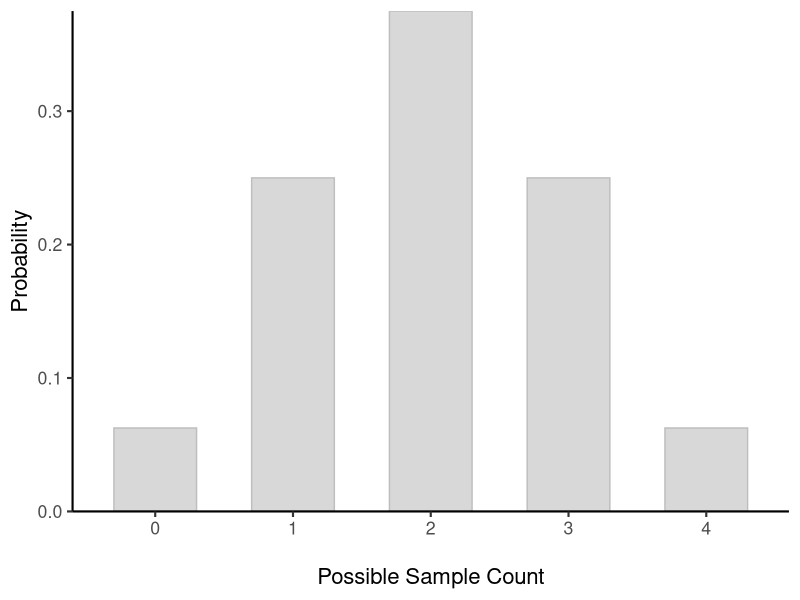
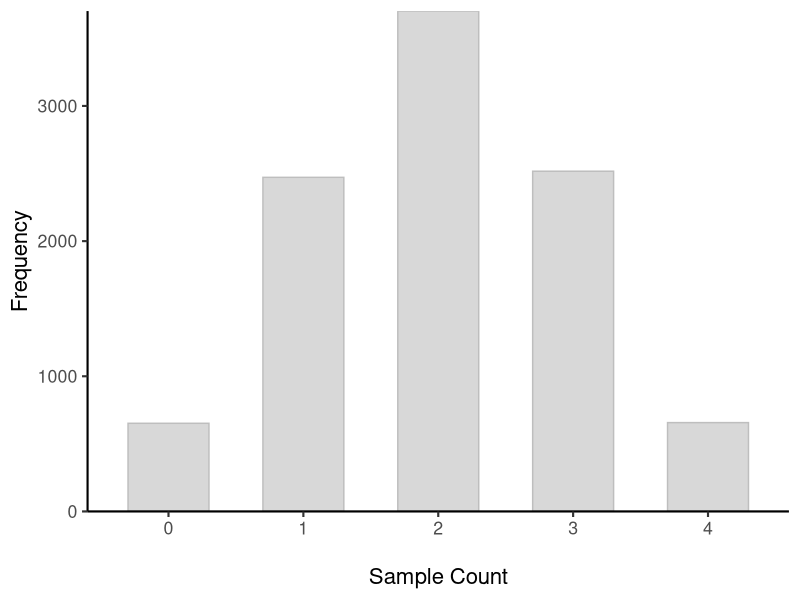
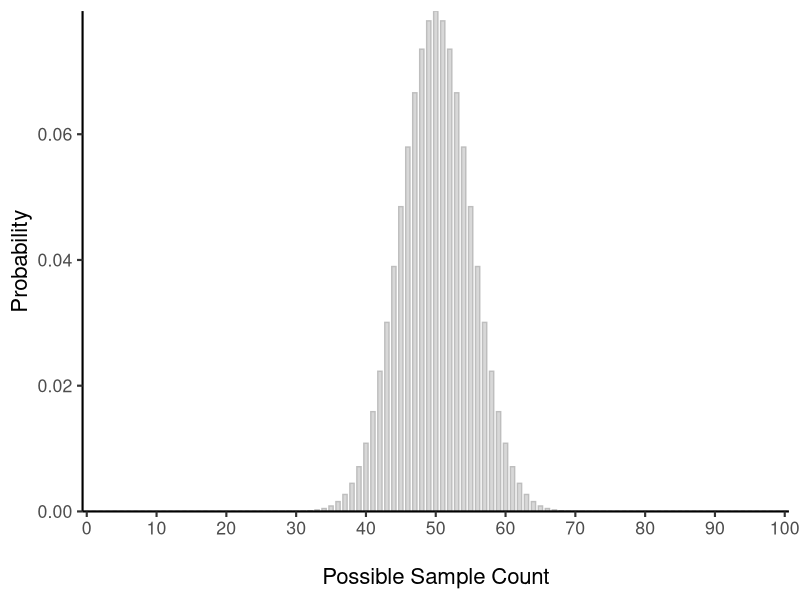
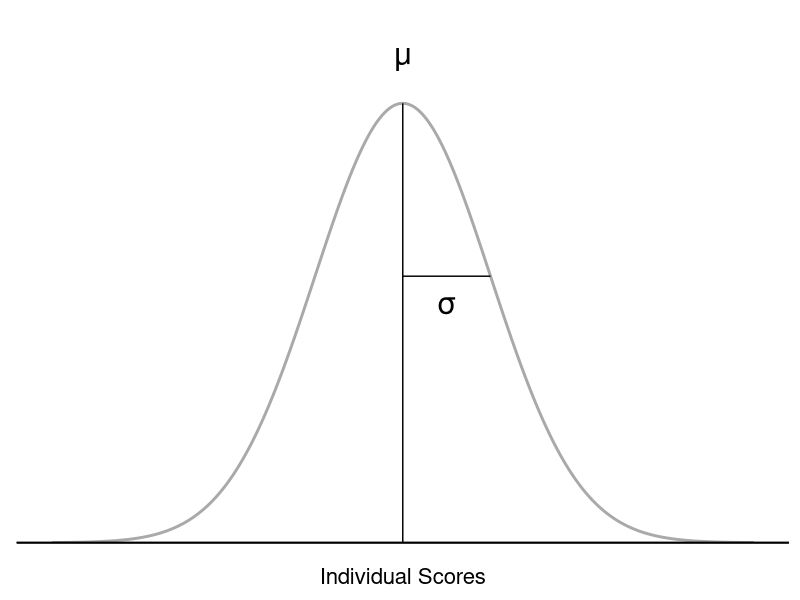
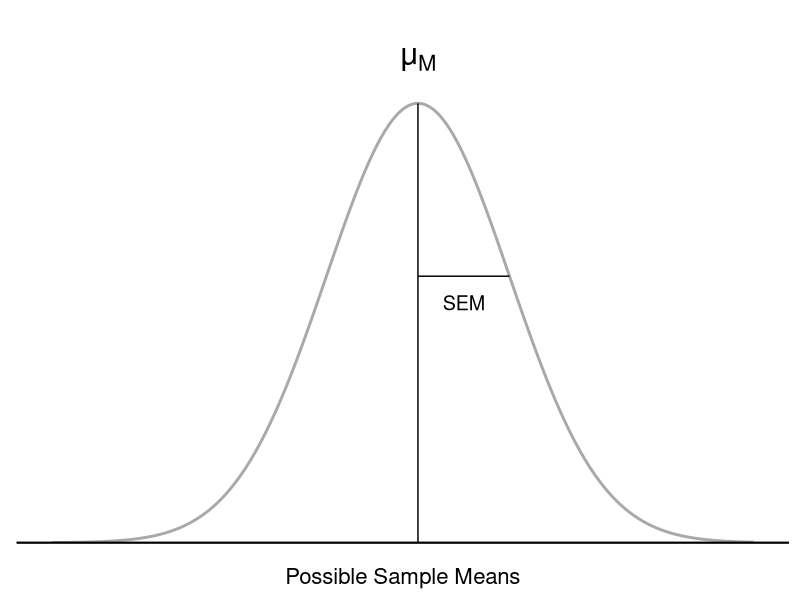

The R source for these figures, in order:
## ---- chunk 1
# knitr::opts_chunk$set(
#   include = FALSE,
#   echo = FALSE,
#   message = FALSE,
#   warning = FALSE
# )

library(tidyverse)
theme_set(theme_classic(base_size = 16))

coinflip <- function(n_toss=1, p_head=0.5, k = NULL, highlight = "steelblue", xtick_interval = 1) {
  binom1 <- data.frame(heads = 0:n_toss, pmf = dbinom(x = 0:n_toss, size = n_toss, prob = p_head))
  ggplot(data=binom1, aes(x = factor(heads), y = pmf)) +
    geom_col(col="gray", fill="gray", alpha=0.6, width=.6) +
    geom_col(data=binom1[binom1$heads %in% k,], col=highlight, fill=highlight, alpha=0.8, width=.6) +
    labs(x = "\nPossible Sample Count",
         y = "Probability") +
    scale_x_discrete(breaks=seq(0,n_toss,xtick_interval)) +
    scale_y_continuous(expand = c(0,0))
}

plot_normal <- function(m = 0, s = 1, areatype = "none", lb = NULL, ub = NULL, xaxis = "z") {
  # extend past the default range (with margin) whenever a cutoff falls outside it
  ll <- min(-4*s+m, lb - s, ub - s)
  ul <- max(4*s+m, lb + s, ub + s)
  if (areatype == "body") {
    lb <- ifelse(is.null(lb), ll, lb)
    ub <- ifelse(is.null(ub), ul, ub)
  }
  shadelim <- switch(areatype,
                  "body" = c(lb, ub),
                  "lowertail" = c(ll, ub),
                  "uppertail" = c(lb, ul))
  shadecol <- switch(areatype, "body" = "steelblue", "darkorange")

  p <- ggplot(data = data.frame(x = seq(ll, ul, 1)), aes(x))

  if (areatype == "none") {
      p
  } else if (areatype == "twotail") {
      p <- p +
        stat_function(fun = dnorm, n = 1000, args = list(mean = m, sd = s),
                         geom = "area", col = "darkgray", fill = shadecol,
                         alpha = 0.8, xlim = c(ll, min(lb, ub))) +
        stat_function(fun = dnorm, n = 1000, args = list(mean = m, sd = s),
                      geom = "area", col = "darkgray", fill = shadecol,
                      alpha = 0.8, xlim = c(max(lb, ub), ul))
  } else {
      p <- p +
        stat_function(fun = dnorm, n = 1000, args = list(mean = m, sd = s),
                         geom = "area", col = "darkgray", fill = shadecol,
                         alpha = 0.8, xlim = shadelim)
  }

  p <- p +
    # curve
    stat_function(fun = dnorm, n = 1000, args = list(mean = m, sd = s),
                  col = "darkgray", linewidth = 1) +
    # vertical lines
    geom_vline(xintercept = c(lb, ub), col = "black") +
    # label
    xlab(xaxis) +
    # misc
    # scale_x_continuous(breaks = seq(floor(ll), ceiling(ul), s)) +
    scale_y_continuous(expand = c(0, 0)) +
    theme(
      axis.text.y = element_blank(),
      axis.title.y = element_blank(),
      axis.line.y = element_blank(),
      axis.ticks.y = element_blank(),
      plot.title = element_text(hjust = 0.5)
    )
  return(p)
}
## ---- chunk 2
#| label: "fig-binomial-4"
#| fig-cap: "How likely is it for this many pigeons out of four pigeons to be correct by chance if pigeons are just guessing? Probabilities are shown in @tbl-binomial."
#| fig-alt: "Bar Chart showing the probability distribution of the number of correct answers by chance. The x-axis shows the possible sample count from 0 to the number of pigeons studied, and the y-axis shows the probability."
# | fig-height: 3

coinflip(n_toss = 4, p_head = 0.5, "darkorange")
## ---- chunk 3
#| label: "fig-binomial-4-r"
#| fig-cap: "The empirical distribution of the number of correct answers. Empricial frequencies are shown in @tbl-binomial."
#| fig-alt: "Bar Chart showing the frequency distribution of the number of correct answers after 10,000 trials. The x-axis shows the sample count from 0 to the sample size, and the y-axis shows the frequency out of 10,000. The highest frequency is at 2 aroudn 3800, and the frequency decreases as the sample count moves away from the middle."
# | fig-height: 3
set.seed(1)
tosses <- rbinom(n = 10000, size = 4, prob = 0.5) 

as.data.frame(tosses) %>%
  ggplot(aes(x = factor(tosses))) +
  geom_bar(stat="count", col="gray", fill="gray", alpha=0.6, width=.6) +
  labs(x = "\nSample Count",
       y = "Frequency") +
  scale_x_discrete(breaks=seq(0,4,1)) +
  scale_y_continuous(expand = c(0,0))
## ---- chunk 4
#| label: "tbl-binomial"
#| tbl-cap: "The probability of 0 to 4 pigeons being correct by chance if a pigeon is just guessing, and empirically observed frequencies after 100 trials."
#| tbl-align: left
#| 
knitr::kable(data.frame(`Correct Pigeons` = 0:4, Probability = dbinom(x = 0:4, size = 4, prob = 0.5), 
                         `Frequency` = tosses %>% table() %>% as.numeric()))
## ---- chunk 5
#| label: "fig-binomial-100"
#| fig-cap: "Number of Correct Pigeons Out of 100 Pigeons. The variability is much smaller than in @fig-binomial-4."
#| fig-alt: "Bar Chart showing the probability distribution of the number of correct answers by chance. The x-axis shows the possible sample count from 0 to 100, and the y-axis shows the probability."
coinflip(n_toss = 100, p_head = 0.5, xtick_interval = 10)
## ---- chunk 6
#| label: fig-sampling-distribution
#| layout-nrow: 2
#| fig-cap: "Population and Sampling Distributions."
#| fig-subcap:
#|  - "A population distribution of individual scores."
#|  - "A sampling distribution of sample means."
#| fig-alt: "Top panel shows a Population distribution of individual scores. The x-axis shows possible individual scores. The center population mean is marked by a vertical line with the label `mu`; the standard deviation of the population is marked by a horizontal line extending from the center and labeled `sigma`. Bottom panel shows a Sampling distribution of sample means. The x-axis shows possible sample means. The center population mean is marked by a vertical line with the label `mu subscript M`; the standard deviation of the sample means is marked by a horizontal line extending from the center and labeled `SEM`."
#| fig-height: 4.5
mu <- 50
std <- 10
n <- 30
se <- std/sqrt(n)
a <- 0.05
cv <- qnorm(1 - a/2)  # 95% CI upper bound
pop_peak <- dnorm(mu, mu, std)  # population peak
samp_peak <- dnorm(mu, mu, se)  # sampling distribution peak
std_height <- dnorm(mu + std, mu, std)  # density at one standard deviation above the mean
se_height <- dnorm(mu + se, mu, se)  # density at one standard error above the mean

plot_normal(m = mu, s = std, areatype = "none", xaxis = "Individual Scores") +
    geom_hline(yintercept=0) + 
    # population mean
    annotate("segment", x = mu, xend = mu, y = 0, yend = pop_peak, color = "black", linetype = "solid") +
    annotate("text", x = mu, y = pop_peak * 1.1, 
    label = expression("\u03bc"), size = 8) +
    # standard deviation of the population
    annotate("segment", x = mu, xend = mu + std, y = std_height, yend = std_height, color = "black", linetype = "solid") +
    annotate("text", x = mu + std/2, y = std_height * 0.9, label = "\u03c3", size = 8) +
    # axis
    scale_x_continuous(breaks = seq(floor(mu-4*std), ceiling(mu+4*std), std)) +
    scale_y_continuous(expand = expansion(mult = c(0, 0.1))) +
    # don't show the x-axis label and ticks for the first plot
    theme(axis.ticks.x = element_blank(), 
          axis.text.x = element_blank(),
          axis.title.x = element_text(margin = unit(c(5, 0, 0, 0), "mm")))


plot_normal(m = mu, s = se, areatype = "none", xaxis = "Possible Sample Means") +
    scale_x_continuous(breaks = seq(floor(mu-4*std), ceiling(mu+4*std), std)) +
    geom_hline(yintercept=0) + 
    # population mean
    annotate("segment", x = mu, xend = mu, y = 0, yend = samp_peak, color = "black", linetype = "solid") +
    annotate("text", x = mu, y = samp_peak * 1.1, 
    label = expression("\u03bc"[M]), size = 8) +
    # standard error of the mean
    annotate("segment", x = mu, xend = mu + se, y = se_height, yend = se_height, color = "black", linetype = "solid") +
    annotate("text", x = mu + se/2, y = se_height * 0.9, label = "SEM", size = 5) +
    # axis
    scale_y_continuous(expand = expansion(mult = c(0, 0.1))) +
    # don't show the x-axis label and ticks for the first plot
    theme(axis.ticks.x = element_blank(), 
          axis.text.x = element_blank(),
          axis.title.x = element_text(margin = unit(c(5, 0, 0, 0), "mm")))
